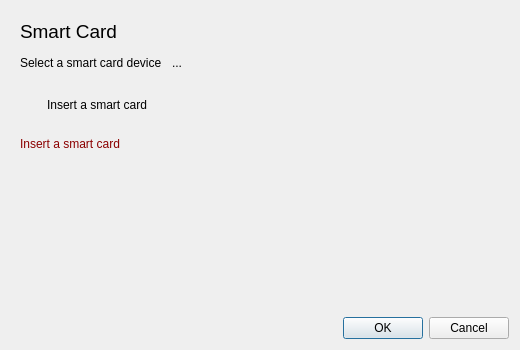
<?xml version="1.0" encoding="UTF-8"?>
<ui version="4.0">
 <class>WebEidDialog</class>
 <widget class="QDialog" name="WebEidDialog">
  <property name="geometry">
   <rect>
    <x>0</x>
    <y>0</y>
    <width>520</width>
    <height>350</height>
   </rect>
  </property>
  <property name="windowTitle">
   <string notr="true">Web eID</string>
  </property>
  <layout class="QVBoxLayout" name="verticalLayout_2">
   <item>
    <widget class="QStackedWidget" name="pageStack">
     <property name="currentIndex">
      <number>0</number>
     </property>
     <widget class="QWidget" name="selectCardPage">
      <layout class="QVBoxLayout" name="page1VerticalLayout1">
       <property name="spacing">
        <number>10</number>
       </property>
       <item>
        <widget class="QLabel" name="page1TitleLabel">
         <property name="font">
          <font>
           <pointsize>14</pointsize>
          </font>
         </property>
         <property name="focusPolicy">
          <enum>Qt::TabFocus</enum>
         </property>
         <property name="text">
          <string>Smart Card</string>
         </property>
        </widget>
       </item>
       <item>
        <layout class="QHBoxLayout" name="page1HorizontalLayout1">
         <item alignment="Qt::AlignLeft">
          <widget class="QLabel" name="selectCardDescriptionLabel">
           <property name="focusPolicy">
            <enum>Qt::TabFocus</enum>
           </property>
           <property name="text">
            <string>Select a smart card device</string>
           </property>
          </widget>
         </item>
         <item alignment="Qt::AlignLeft">
          <widget class="QLabel" name="spinnerLabel">
           <property name="text">
            <string notr="true">...</string>
           </property>
          </widget>
         </item>
         <item>
          <spacer name="page1HorizontalSpacer1">
           <property name="orientation">
            <enum>Qt::Horizontal</enum>
           </property>
           <property name="sizeHint" stdset="0">
            <size>
             <width>40</width>
             <height>20</height>
            </size>
           </property>
          </spacer>
         </item>
        </layout>
       </item>
       <item>
        <layout class="QHBoxLayout" name="page1HorizontalLayout2" stretch="0,1">
         <property name="spacing">
          <number>20</number>
         </property>
         <property name="topMargin">
          <number>15</number>
         </property>
         <item>
          <widget class="QLabel" name="cardChipIcon">
           <property name="pixmap">
            <pixmap resource="web-eid-resources.qrc">:/smartcard-chip.png</pixmap>
           </property>
          </widget>
         </item>
         <item>
          <widget class="QLabel" name="connectCardLabel">
           <property name="focusPolicy">
            <enum>Qt::TabFocus</enum>
           </property>
           <property name="text">
            <string>Insert a smart card</string>
           </property>
          </widget>
         </item>
        </layout>
       </item>
       <item>
        <layout class="QHBoxLayout" name="page1HorizontalLayout3">
         <property name="topMargin">
          <number>15</number>
         </property>
         <item>
          <widget class="QLabel" name="smartCardErrorLabel">
           <property name="focusPolicy">
            <enum>Qt::TabFocus</enum>
           </property>
           <property name="styleSheet">
            <string notr="true">color: darkred</string>
           </property>
           <property name="text">
            <string>Insert a smart card</string>
           </property>
           <property name="wordWrap">
            <bool>true</bool>
           </property>
          </widget>
         </item>
        </layout>
       </item>
       <item>
        <spacer name="page1VerticalSpacer">
         <property name="orientation">
          <enum>Qt::Vertical</enum>
         </property>
         <property name="sizeHint" stdset="0">
          <size>
           <width>20</width>
           <height>40</height>
          </size>
         </property>
        </spacer>
       </item>
      </layout>
     </widget>
     <widget class="QWidget" name="selectCertificatePage">
      <layout class="QVBoxLayout" name="page2VerticalLayout1">
       <property name="spacing">
        <number>10</number>
       </property>
       <item>
        <widget class="QLabel" name="page2TitleLabel">
         <property name="font">
          <font>
           <pointsize>14</pointsize>
          </font>
         </property>
         <property name="focusPolicy">
          <enum>Qt::TabFocus</enum>
         </property>
         <property name="text">
          <string>Select Certificate</string>
         </property>
        </widget>
       </item>
       <item>
        <widget class="QLabel" name="selectCertificateDescriptionLabel">
         <property name="focusPolicy">
          <enum>Qt::TabFocus</enum>
         </property>
         <property name="text">
          <string>By choosing the certificate, I agree to submit my name and personal identification number to the website</string>
         </property>
         <property name="wordWrap">
          <bool>true</bool>
         </property>
        </widget>
       </item>
       <item>
        <widget class="QLabel" name="selectCertificateOriginLabel">
         <property name="focusPolicy">
          <enum>Qt::TabFocus</enum>
         </property>
         <property name="styleSheet">
          <string notr="true">font-weight: bold</string>
         </property>
         <property name="alignment">
          <set>Qt::AlignCenter</set>
         </property>
        </widget>
       </item>
       <item>
        <layout class="QHBoxLayout" name="page2HorizontalLayout1">
         <property name="spacing">
          <number>10</number>
         </property>
         <item>
          <widget class="QLabel" name="selectCertificateIcon"/>
         </item>
         <item>
          <widget class="QLabel" name="selectCertificateCertificateInfoLabel">
           <property name="sizePolicy">
            <sizepolicy hsizetype="Expanding" vsizetype="Preferred">
             <horstretch>0</horstretch>
             <verstretch>0</verstretch>
            </sizepolicy>
           </property>
           <property name="focusPolicy">
            <enum>Qt::TabFocus</enum>
           </property>
           <property name="text">
            <string notr="true">Authentication:
Issuer:
Valid:</string>
           </property>
           <property name="wordWrap">
            <bool>true</bool>
           </property>
          </widget>
         </item>
        </layout>
       </item>
       <item>
        <spacer name="page2VerticalSpacer">
         <property name="orientation">
          <enum>Qt::Vertical</enum>
         </property>
         <property name="sizeHint" stdset="0">
          <size>
           <width>20</width>
           <height>40</height>
          </size>
         </property>
        </spacer>
       </item>
      </layout>
     </widget>
     <widget class="QWidget" name="authenticatePage">
      <layout class="QVBoxLayout" name="page3VerticalLayout1">
       <property name="spacing">
        <number>10</number>
       </property>
       <item>
        <widget class="QLabel" name="page3TitleLabel">
         <property name="font">
          <font>
           <pointsize>14</pointsize>
          </font>
         </property>
         <property name="focusPolicy">
          <enum>Qt::TabFocus</enum>
         </property>
         <property name="text">
          <string>Authenticate</string>
         </property>
        </widget>
       </item>
       <item>
        <widget class="QLabel" name="authenticateDescriptionLabel">
         <property name="focusPolicy">
          <enum>Qt::TabFocus</enum>
         </property>
         <property name="text">
          <string>By confirming authentication, I agree to submit my name and personal identification number to the website</string>
         </property>
         <property name="wordWrap">
          <bool>true</bool>
         </property>
        </widget>
       </item>
       <item>
        <widget class="QLabel" name="authenticateOriginLabel">
         <property name="focusPolicy">
          <enum>Qt::TabFocus</enum>
         </property>
         <property name="styleSheet">
          <string notr="true">font-weight: bold</string>
         </property>
         <property name="alignment">
          <set>Qt::AlignCenter</set>
         </property>
        </widget>
       </item>
       <item>
        <layout class="QHBoxLayout" name="page3HorizontalLayout1">
         <property name="spacing">
          <number>10</number>
         </property>
         <item>
          <widget class="QLabel" name="authenticateElectronicIdIcon"/>
         </item>
         <item>
          <widget class="QLabel" name="authenticateCertificateInfoLabel">
           <property name="sizePolicy">
            <sizepolicy hsizetype="Expanding" vsizetype="Preferred">
             <horstretch>0</horstretch>
             <verstretch>0</verstretch>
            </sizepolicy>
           </property>
           <property name="focusPolicy">
            <enum>Qt::TabFocus</enum>
           </property>
           <property name="text">
            <string notr="true">Authentication:
Issuer:
Valid:</string>
           </property>
           <property name="wordWrap">
            <bool>true</bool>
           </property>
          </widget>
         </item>
        </layout>
       </item>
       <item>
        <widget class="QLabel" name="authenticationPinTitleLabel">
         <property name="font">
          <font>
           <weight>75</weight>
           <bold>true</bold>
          </font>
         </property>
         <property name="text">
          <string>Please enter authentication PIN (PIN 1):</string>
         </property>
         <property name="buddy">
          <cstring>authenticationPinInput</cstring>
         </property>
        </widget>
       </item>
       <item>
        <layout class="QHBoxLayout" name="page3HorizontalLayout2">
         <item>
          <widget class="QLineEdit" name="authenticationPinInput">
           <property name="maximumSize">
            <size>
             <width>100</width>
             <height>16777215</height>
            </size>
           </property>
           <property name="maxLength">
            <number>12</number>
           </property>
           <property name="echoMode">
            <enum>QLineEdit::Password</enum>
           </property>
          </widget>
         </item>
         <item>
          <widget class="QLabel" name="authenticationPinErrorLabel">
           <property name="focusPolicy">
            <enum>Qt::TabFocus</enum>
           </property>
           <property name="styleSheet">
            <string notr="true">color: darkred</string>
           </property>
          </widget>
         </item>
        </layout>
       </item>
       <item>
        <spacer name="page3VerticalSpacer">
         <property name="orientation">
          <enum>Qt::Vertical</enum>
         </property>
         <property name="sizeHint" stdset="0">
          <size>
           <width>20</width>
           <height>40</height>
          </size>
         </property>
        </spacer>
       </item>
      </layout>
     </widget>
     <widget class="QWidget" name="signPage">
      <layout class="QVBoxLayout" name="page4VerticalLayout1">
       <property name="spacing">
        <number>10</number>
       </property>
       <item>
        <widget class="QLabel" name="page4TitleLabel">
         <property name="font">
          <font>
           <pointsize>14</pointsize>
          </font>
         </property>
         <property name="focusPolicy">
          <enum>Qt::TabFocus</enum>
         </property>
         <property name="text">
          <string>Sign</string>
         </property>
        </widget>
       </item>
       <item>
        <widget class="QLabel" name="signDescriptionLabel">
         <property name="focusPolicy">
          <enum>Qt::TabFocus</enum>
         </property>
         <property name="text">
          <string>By confirming signing, I agree to submit my name and personal identification number to the website</string>
         </property>
         <property name="wordWrap">
          <bool>true</bool>
         </property>
        </widget>
       </item>
       <item>
        <widget class="QLabel" name="signOriginLabel">
         <property name="focusPolicy">
          <enum>Qt::TabFocus</enum>
         </property>
         <property name="styleSheet">
          <string notr="true">font-weight: bold</string>
         </property>
         <property name="alignment">
          <set>Qt::AlignCenter</set>
         </property>
        </widget>
       </item>
       <item>
        <layout class="QHBoxLayout" name="page4HorizontalLayout1">
         <property name="spacing">
          <number>10</number>
         </property>
         <item>
          <widget class="QLabel" name="signElectronicIdIcon"/>
         </item>
         <item>
          <widget class="QLabel" name="signCertificateInfoLabel">
           <property name="sizePolicy">
            <sizepolicy hsizetype="Expanding" vsizetype="Preferred">
             <horstretch>0</horstretch>
             <verstretch>0</verstretch>
            </sizepolicy>
           </property>
           <property name="focusPolicy">
            <enum>Qt::TabFocus</enum>
           </property>
           <property name="text">
            <string notr="true">Signature:
Issuer:
Valid:</string>
           </property>
           <property name="wordWrap">
            <bool>true</bool>
           </property>
          </widget>
         </item>
        </layout>
       </item>
       <item>
        <widget class="QToolButton" name="docHashFingerprintToggleButton">
         <property name="styleSheet">
          <string notr="true">border: none</string>
         </property>
         <property name="text">
          <string>Show document fingerprint</string>
         </property>
         <property name="checkable">
          <bool>true</bool>
         </property>
         <property name="toolButtonStyle">
          <enum>Qt::ToolButtonTextBesideIcon</enum>
         </property>
         <property name="arrowType">
          <enum>Qt::RightArrow</enum>
         </property>
        </widget>
       </item>
       <item>
        <widget class="QLabel" name="docHashFingerprintLabel">
         <property name="focusPolicy">
          <enum>Qt::TabFocus</enum>
         </property>
         <property name="wordWrap">
          <bool>true</bool>
         </property>
        </widget>
       </item>
       <item>
        <widget class="QLabel" name="signingPinTitleLabel">
         <property name="font">
          <font>
           <weight>75</weight>
           <bold>true</bold>
          </font>
         </property>
         <property name="text">
          <string>Please enter signing PIN (PIN 2):</string>
         </property>
         <property name="buddy">
          <cstring>signingPinInput</cstring>
         </property>
        </widget>
       </item>
       <item>
        <layout class="QHBoxLayout" name="page4HorizontalLayout2">
         <item>
          <widget class="QLineEdit" name="signingPinInput">
           <property name="maximumSize">
            <size>
             <width>100</width>
             <height>16777215</height>
            </size>
           </property>
           <property name="maxLength">
            <number>12</number>
           </property>
           <property name="echoMode">
            <enum>QLineEdit::Password</enum>
           </property>
          </widget>
         </item>
         <item>
          <widget class="QLabel" name="signingPinErrorLabel">
           <property name="focusPolicy">
            <enum>Qt::TabFocus</enum>
           </property>
           <property name="styleSheet">
            <string notr="true">color: darkred</string>
           </property>
          </widget>
         </item>
        </layout>
       </item>
       <item>
        <spacer name="page4VerticalSpacer">
         <property name="orientation">
          <enum>Qt::Vertical</enum>
         </property>
         <property name="sizeHint" stdset="0">
          <size>
           <width>20</width>
           <height>40</height>
          </size>
         </property>
        </spacer>
       </item>
      </layout>
     </widget>
    </widget>
   </item>
   <item>
    <widget class="QDialogButtonBox" name="buttonBox">
     <property name="standardButtons">
      <set>QDialogButtonBox::Cancel|QDialogButtonBox::Ok</set>
     </property>
    </widget>
   </item>
  </layout>
 </widget>
 <resources>
  <include location="web-eid-resources.qrc"/>
 </resources>
 <connections/>
</ui>
